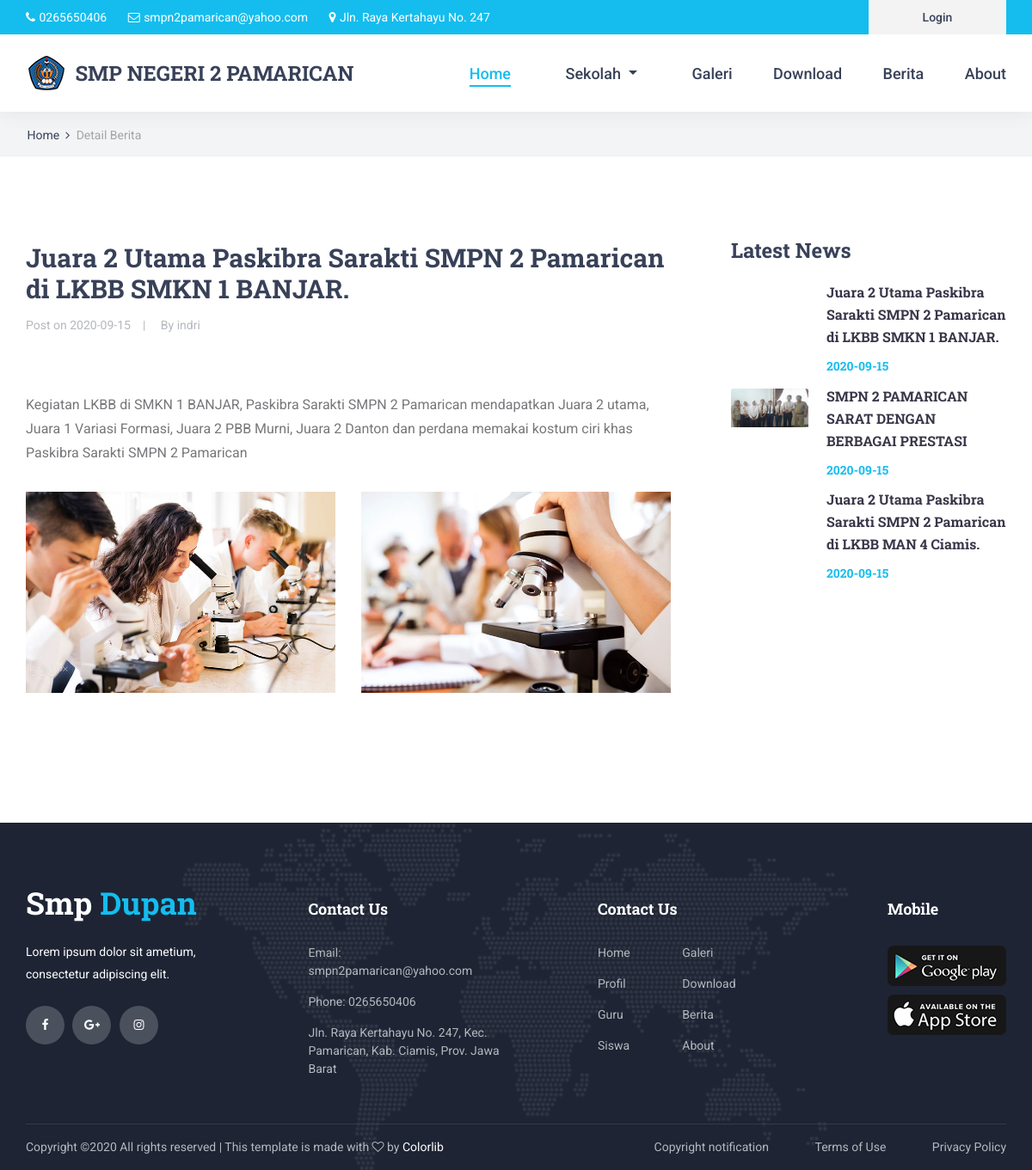
The page /home/detail_berita/juara-2-utama-paskibra-sarakti-smpn-2-pamarican-di-lkbb-smkn-1-banjar on the database its author committed.
### tables this page shows
CREATE TABLE `tbl_setting` (
  `id` int(1) NOT NULL,
  `nama_sekolah` varchar(255) DEFAULT NULL,
  `alamat` varchar(255) DEFAULT NULL,
  `no_telp` varchar(15) DEFAULT NULL,
  `kepala_sekolah` varchar(25) DEFAULT NULL,
  `nip` varchar(20) DEFAULT NULL,
  `foto_kepsek` varchar(255) DEFAULT NULL,
  `visi` text DEFAULT NULL,
  `misi` text DEFAULT NULL,
  `sejarah` text DEFAULT NULL
);

CREATE TABLE `tbl_berita` (
  `id_berita` int(11) NOT NULL,
  `judul_berita` varchar(255) DEFAULT NULL,
  `slug_berita` varchar(255) DEFAULT NULL,
  `isi_berita` text DEFAULT NULL,
  `gambar_berita` varchar(30) DEFAULT NULL,
  `tgl_berita` date NOT NULL,
  `id_user` int(11) DEFAULT NULL
);

CREATE TABLE `tbl_user` (
  `id_user` int(2) NOT NULL,
  `nama_user` varchar(25) DEFAULT NULL,
  `username` varchar(25) DEFAULT NULL,
  `password` varchar(25) DEFAULT NULL,
  `level` int(2) DEFAULT NULL
);

### application/views/layout/v_wrapper.php (called while the page is built)
<?php
 require_once('v_head.php');
 require_once('v_header.php');
 require_once('v_nav.php');
 require_once('v_content.php');
 require_once('v_footer.php');

### application/controllers/Home.php (called while the page is built, shortened)
 <?php
class HOME extends CI_Controller {
    public function __construct()
    {
        $this->load->model('m_home');
        $this->load->model('m_guru');
    }
    public function detail_berita($slug_berita)
    {
        $data = array(
                        'title' => 'Detail Berita',
                        'latest_berita' => $this->m_home->latest_berita(),
                        'berita' => $this->m_home->detail_berita($slug_berita),
                        'isi' => 'v_detail_berita'
                    );
        $this->load->view('layout/v_wrapper',$data,FALSE);
    }
}

### index.php (called while the page is built, shortened)
<?php
require_once BASEPATH.'core/CodeIgniter.php';

### application/models/M_setting.php (called while the page is built, shortened)
<?php
class M_setting extends CI_Model {
	public function detail()
	{
		$this->db->select('*');
		$this->db->from('tbl_setting');
		$this->db->where('id', 1);
		return $this->db->get()->row();
	}
}

### application/views/layout/v_content.php (called while the page is built)
<?php
if($isi) {
	$this->load->view($isi);
}

### application/models/M_home.php (called while the page is built, shortened)
<?php
class M_home extends CI_Model {
	public function detail_berita($slug_berita)
	{
		$this->db->select('*');
		$this->db->from('tbl_berita');
		$this->db->join('tbl_user', 'tbl_user.id_user = tbl_berita.id_user', 'left');
		$this->db->where('slug_berita', $slug_berita);
		return $this->db->get()->row();
	}
	public function latest_berita()
	{
		$this->db->select('*');
		$this->db->from('tbl_berita');
		$this->db->join('tbl_user', 'tbl_user.id_user = tbl_berita.id_user', 'left');
		$this->db->order_by('id_berita', 'desc');
		$this->db->limit(10);
		return $this->db->get()->result();
	}
}

### application/views/v_detail_berita.php (the view, shortened to what this page needs)
<div class="home">
		<div class="breadcrumbs_container">
			<div class="container">
				<div class="row">
					<div class="col">
						<div class="breadcrumbs">
							<ul>
								<li><a href="index.html">Home</a></li>
								<li>Detail Berita</li>
							</ul>
						</div>
					</div>
				</div>
			</div>
		</div>
	</div>
	<div class="blog">
		<div class="container">
			<div class="row">
				<div class="col-lg-8">
					<div class="blog_content">
						<div class="blog_title"><?= $berita->judul_berita ?></div>
						<div class="blog_meta">
							<ul>
								<li>Post on <a href="#"><?= $berita->tgl_berita ?></a></li>
								<li>By <a href="#"><?= $berita->nama_user ?></a></li>
							</ul>
						</div>
						<div class="blog_image"><img src="<?= base_url('gambar_berita/'.$berita->gambar_berita) ?>" alt=""></div>
						<p><?= $berita->isi_berita ?></p>
						<div class="blog_images">
							<div class="row">
								<div class="col-lg-6 blog_images_col"><div class="blog_image_small"><img src="images/blog_images_1.jpg" alt=""></div></div>
								<div class="col-lg-6 blog_images_col"><div class="blog_image_small"><img src="images/blog_images_2.jpg" alt=""></div></div>
							</div>
						</div>
					</div>
				</div>
				<div class="col-lg-4">
					<div class="sidebar">
						<div class="sidebar_section">
							<div class="sidebar_section_title">Latest News</div>
							<div class="sidebar_latest">
								<?php foreach ($latest_berita as $key => $value) { ?>
								<div class="latest d-flex flex-row align-items-start justify-content-start">
									<div class="latest_image"><div><img src="<?= base_url('gambar_berita/'.$value->gambar_berita) ?>" alt=""></div></div>
									<div class="latest_content">
										<div class="latest_title"><a href="<?= base_url('home/detail_berita/'.$value->slug_berita) ?>"><?= $value->judul_berita ?></a></div>
										<div class="latest_price"><?= $value->tgl_berita ?></div>
									</div>
								</div>
								<?php } ?>
							</div>
						</div>
					</div>
				</div>
			</div>
		</div>
	</div>

### application/views/layout/v_header.php
<body>
<?php
$setting = $this->m_setting->detail();
?>
<div class="super_container">
	<header class="header">
		<div class="top_bar">
			<div class="top_bar_container">
				<div class="container">
					<div class="row">
						<div class="col">
							<div class="top_bar_content d-flex flex-row align-items-center justify-content-start">
								<ul class="top_bar_contact_list">
									<li>
										<i class="fa fa-phone" aria-hidden="true"></i>
										<div><?= $setting->no_telp ?></div>
									</li>
									<li>
										<i class="fa fa-envelope-o" aria-hidden="true"></i>
										<div>smpn2pamarican@yahoo.com</div>
									</li>
									<li>
										<i class="fa fa-map-marker" aria-hidden="true"></i>
										<div><?= $setting->alamat ?></div>
									</li>
								</ul>
								<div class="top_bar_login ml-auto">
									<div class="login_button"><a href="<?= base_url('login') ?>">Login</a></div>
								</div>
							</div>
						</div>
					</div>
				</div>
			</div>
		</div>

### application/views/layout/v_nav.php (shortened to what this page needs)
	<div class="header_container">
		<div class="container">
			<div class="row">
				<div class="col">
					<div class="header_content d-flex flex-row align-items-center justify-content-start">
						<div class="logo_container">
							<a href="<?= base_url() ?>">
								<img src="<?= base_url() ?>template/img/logo.PNG" alt="">
								<div class="logo_text"><h3><?= $setting->nama_sekolah ?></h3></div>
							</a>
						</div>
						<nav class="main_nav_contaner ml-auto">
							<ul class="main_nav">
								<li class="active"><a href="<?= base_url() ?>">Home</a></li>
								<li class="nav-item dropdown">
								<a class="nav-link dropdown-toggle" href="#" id="navbarDropdown" role="button" data-toggle="dropdown" aria-haspopup="true" aria-expanded="false">
								         Sekolah
								</a>
								 </li>
								<li><a href="<?= base_url('home/gallery') ?>">Galeri</a></li>
								<li><a href="<?= base_url('home/download') ?>">Download</a></li>
								<li><a href="<?= base_url('home/berita') ?>">Berita</a></li>
								<li><a href="<?= base_url('home/about') ?>">About</a></li>
							</ul>
						</nav>
					</div>
				</div>
			</div>
		</div>
	</div>
</header>

### template/Front-End/styles/main_styles.css (style rules this page uses)
* { margin: 0; padding: 0; -webkit-font-smoothing: antialiased; -webkit-text-shadow: rgba(0,0,0,.01) 0 0 1px; text-shadow: rgba(0,0,0,.01) 0 0 1px; }
body { font-family: 'Roboto', sans-serif; font-size: 14px; font-weight: 400; background: #FFFFFF; color: #a5a5a5; }
div { display: block; position: relative; -webkit-box-sizing: border-box; -moz-box-sizing: border-box; box-sizing: border-box; }
ul { list-style: none; margin-bottom: 0px; }
p { font-family: 'Roboto', sans-serif; font-size: 14px; line-height: 1.85; font-weight: 400; color: #76777a; -webkit-font-smoothing: antialiased; -webkit-text-shadow: rgba(0,0,0,.01) 0 0 1px; text-shadow: rgba(0,0,0,.01) 0 0 1px; }
a, a:hover, a:visited, a:active, a:link { text-decoration: none; -webkit-font-smoothing: antialiased; -webkit-text-shadow: rgba(0,0,0,.01) 0 0 1px; text-shadow: rgba(0,0,0,.01) 0 0 1px; }
h3 { font-size: 24px; }
h1, h2, h3, h4, h5, h6 { font-family: 'Roboto Slab', serif; font-weight: 700; -webkit-font-smoothing: antialiased; -webkit-text-shadow: rgba(0,0,0,.01) 0 0 1px; text-shadow: rgba(0,0,0,.01) 0 0 1px; color: #384158; margin-bottom: 0; }
.super_container { width: 100%; overflow: hidden; }
.header { position: fixed; top: 0; left: 0; width: 100%; z-index: 100; box-shadow: 0px 5px 20px rgba(0,0,0,0.05); -webkit-transition: all 200ms ease; -moz-transition: all 200ms ease; -ms-transition: all 200ms ease; -o-transition: all 200ms ease; transition: all 200ms ease; }
.top_bar { width: 100%; background: #14bdee; }
.top_bar_container { width: 100%; height: 100%; }
.top_bar_content { width: 100%; height: 40px; }
.top_bar_contact_list li { display: inline-block; }
.top_bar_contact_list li i, .top_bar_contact_list li > div { display: inline-block; font-size: 14px; color: #FFFFFF; }
.top_bar_contact_list li > div { margin-left: 1px; }
.top_bar_contact_list li:not(:last-child) { margin-right: 21px; }
.top_bar_login { height: 100%; }
.login_button { width: 160px; height: 100%; background: #f3f3f3; text-align: center; }
.login_button a { display: block; font-size: 14px; font-weight: 500; line-height: 40px; color: #384158; }
.header_container { width: 100%; background: #FFFFFF; }
.header_content { height: 90px; -webkit-transition: all 200ms ease; -moz-transition: all 200ms ease; -ms-transition: all 200ms ease; -o-transition: all 200ms ease; transition: all 200ms ease; }
.logo, .logo_text { display: inline-block; }
.logo_text { font-family: 'Roboto Slab', serif; font-size: 36px; font-weight: 700; line-height: 0.75; color: #384158; vertical-align: middle; margin-left: 7px; -webkit-transition: all 200ms ease; -moz-transition: all 200ms ease; -ms-transition: all 200ms ease; -o-transition: all 200ms ease; transition: all 200ms ease; }
.main_nav, .search_button, .shopping_cart { display: inline-block; }
.main_nav li { display: inline-block; position: relative; }
.main_nav li:not(:last-child) { margin-right: 44px; }
.main_nav li a { font-size: 18px; font-weight: 500; color: #384158; -webkit-transition: all 200ms ease; -moz-transition: all 200ms ease; -ms-transition: all 200ms ease; -o-transition: all 200ms ease; transition: all 200ms ease; }
.main_nav li a:hover, .main_nav li.active a { color: #14bdee; }
.main_nav li.active::after { display: block; position: absolute; bottom: -2px; left: 0; width: 100%; height: 2px; background: #14bdee; content: ''; }
.home { width: 100%; height: 850px; }

### rows shown on the page
tbl_setting: no_telp "0265650406", alamat "Jln. Raya Kertahayu No. 247", nama_sekolah "SMP NEGERI 2 PAMARICAN"
tbl_berita: judul_berita "Juara 2 Utama Paskibra Sarakti SMPN 2 Pamarican di LKBB SMKN 1 BANJAR.", tgl_berita "2020-09-15", id_user.nama_user "indri", isi_berita "Kegiatan LKBB di SMKN 1 BANJAR, Paskibra Sarakti SMPN 2 Pamarican mendapatkan Juara 2 utama, Juara 1 Variasi Formasi, Juara 2 PBB Murni, Juara 2 Danton dan perdana memakai kostum ciri khas Paskibra Sarakti SMPN 2 Pamarican"
tbl_berita: gambar_berita (picture), judul_berita "SMPN 2 PAMARICAN SARAT DENGAN BERBAGAI PRESTASI", tgl_berita "2020-09-15"
tbl_berita: judul_berita "Juara 2 Utama Paskibra Sarakti SMPN 2 Pamarican di LKBB MAN 4 Ciamis.", tgl_berita "2020-09-15"
